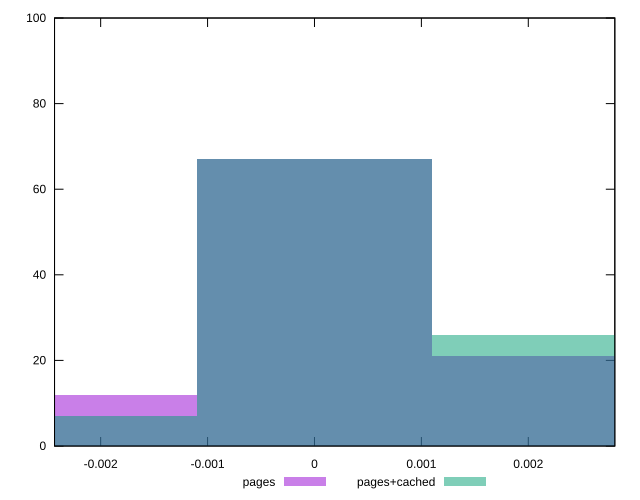

Recreate this plot in gnuplot.
reset

$pages <<EOF
0 67
0.002205865050330592 21
-0.002205865050330592 12
EOF

$pagesCached <<EOF
0.002205865050330592 26
0 67
-0.002205865050330592 7
EOF

set key outside below
set boxwidth 0.002205865050330592
set xrange [-0.0024315460696130863:0.00280940376796531]
set yrange [0:100]
set trange [0:100]
set style fill transparent solid 0.5 noborder
set terminal svg size 640, 500 enhanced background rgb 'white'
set output "report_00017_2021-02-10T15-08-03.406Z/meta/pScore-difference/comparison/histogram/0_vs_1.svg"

plot $pages title "pages" with boxes, \
     $pagesCached title "pages+cached" with boxes

reset
